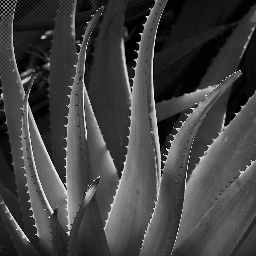
#> input picture dataset/watermarked/1.jpg, 256 x 256 px, given as the content of the folder ../dataset/original/, which was not available
$ python generate_watermarks.py
#> lines starting #> are read from the running program, lines starting #| are printed output that depends on the picture; pictures that were not available may be replaced by others from this repository, and a replacement may not be noted
#> in generate_synthetic_dataset, img is the input picture: shape (256, 256, 3); min 0, max 250, mean 65.9
import os
import cv2
import numpy as np

# Define Image Dimensions
IMG_HEIGHT = 256
IMG_WIDTH = 256

# Function to Add Synthetic Watermark using DCT
def add_watermark_dct(image):
    img_gray = cv2.cvtColor(image, cv2.COLOR_BGR2GRAY)
    dct = cv2.dct(np.float32(img_gray))
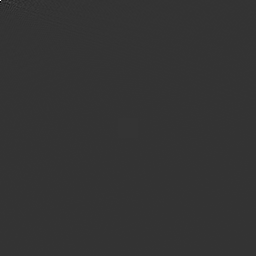
#> dct: shape (256, 256) float32; min -4308.3, max 16877.9, mean 0.4; drawn with min black and max white
    watermark = np.zeros_like(dct)
    h, w = dct.shape
#> h = 256; w = 256
    watermark[h//2-10:h//2+10, w//2-10:w//2+10] = 50  # Adding a hidden pattern
    dct_watermarked = dct + watermark
    watermarked_img = cv2.idct(dct_watermarked)
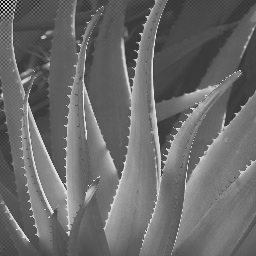
#> watermarked_img: shape (256, 256) float32; min -77.27, max 264, mean 65.9; drawn with min black and max white
    watermarked_img = np.clip(watermarked_img, 0, 255).astype(np.uint8)
    return cv2.cvtColor(watermarked_img, cv2.COLOR_GRAY2BGR)

# Generate Synthetic Dataset
def generate_synthetic_dataset(original_path, watermarked_path):
    if not os.path.exists(watermarked_path):
        os.makedirs(watermarked_path)

    for file in os.listdir(original_path):
        img_path = os.path.join(original_path, file)
        img = cv2.imread(img_path)
        img = cv2.resize(img, (IMG_WIDTH, IMG_HEIGHT))

        watermarked_img = add_watermark_dct(img)
        cv2.imwrite(os.path.join(watermarked_path, file), watermarked_img)

# Paths
original_images_path = "../dataset/original/"
watermarked_images_path = "../dataset/watermarked/"

# Run the function
generate_synthetic_dataset(original_images_path, watermarked_images_path)
print("Synthetic watermarked images generated successfully!")

$ run again, on dataset/watermarked/4.jpg
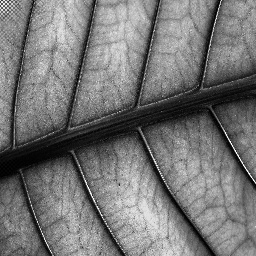
#> input picture dataset/watermarked/4.jpg, 256 x 256 px, given as the content of the folder ../dataset/original/, which was not available
#> in generate_synthetic_dataset, img is the input picture: shape (256, 256, 3); min 0, max 255, mean 117
#> in add_watermark_dct, `dct = cv2.dct(np.float32(img_gray))`:
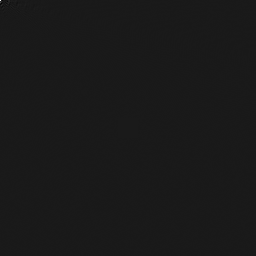
#> dct: shape (256, 256) float32; min -3400.7, max 29961.4, mean 0.9; drawn with min black and max white
#> in add_watermark_dct, `watermarked_img = cv2.idct(dct_watermarked)`:
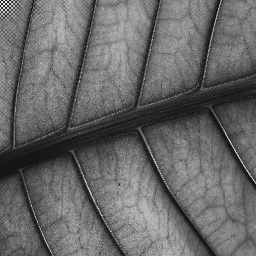
#> watermarked_img: shape (256, 256) float32; min -25.15, max 322.8, mean 117; drawn with min black and max white

$ run again, on dataset/watermarked/5.jpg
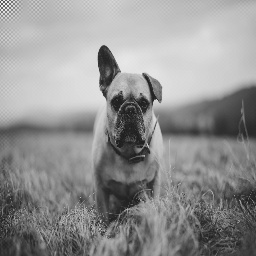
#> input picture dataset/watermarked/5.jpg, 256 x 256 px, given as the content of the folder ../dataset/original/, which was not available
#> in generate_synthetic_dataset, img is the input picture: shape (256, 256, 3); min 22, max 239, mean 145.6
#> in add_watermark_dct, `dct = cv2.dct(np.float32(img_gray))`:
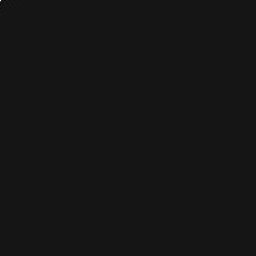
#> dct: shape (256, 256) float32; min -3458.1, max 37270.7, mean 0.9; drawn with min black and max white
#> in add_watermark_dct, `watermarked_img = cv2.idct(dct_watermarked)`:
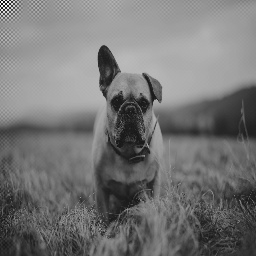
#> watermarked_img: shape (256, 256) float32; min -0.269, max 316, mean 145.6; drawn with min black and max white

$ run again, on dataset/watermarked/6.jpg
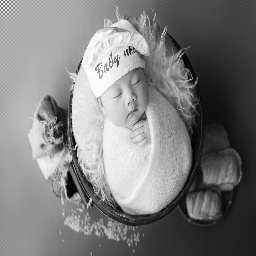
#> input picture dataset/watermarked/6.jpg, 256 x 256 px, given as the content of the folder ../dataset/original/, which was not available
#> in generate_synthetic_dataset, img is the input picture: shape (256, 256, 3); min 0, max 255, mean 125.5
#> in add_watermark_dct, `watermarked_img = cv2.idct(dct_watermarked)`:
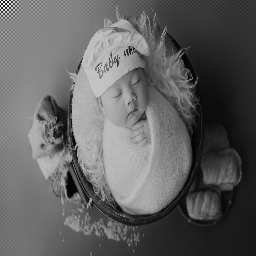
#> watermarked_img: shape (256, 256) float32; min -0.605, max 328.5, mean 125.5; drawn with min black and max white
